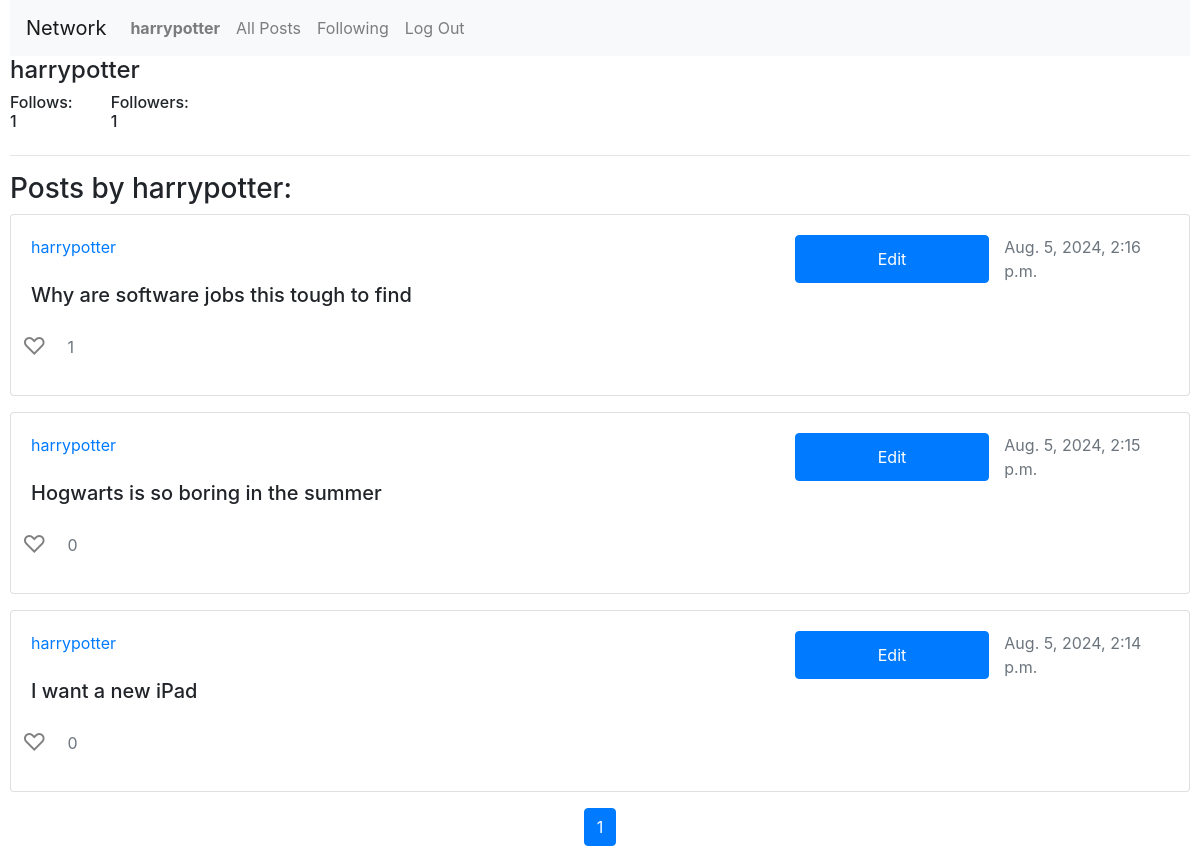
Screenshot of /profile/harrypotter (signed in) with the database file from the repository.
### network/models.py (models this page shows, shortened)
class User(AbstractUser):
    pass

class Post(models.Model):
    user = models.ForeignKey(User, on_delete=models.CASCADE, related_name = 'posts_made')
    content = models.CharField(max_length=280)
    timestamp = models.DateTimeField(auto_now_add=True)

### network/views.py (the view)
# urls.py: path("profile/<str:username>", views.profile, name='profile'),
def profile(request, username):
    profile = User.objects.get(username = username)
    follower = User.objects.get(pk=request.user.id)
    posts_list = Post.objects.filter(user = profile).order_by('-timestamp')
    paginator = Paginator(posts_list, 10)  # 10 posts per page
    page_number = request.GET.get('page')
    posts = paginator.get_page(page_number)
    if Follower.objects.filter(user = follower, followers = profile).exists():
        following = True
    else:
        following = False
    return render(request, 'network/profile.html', {
        'profile' : profile,
        'posts' : posts,
        'following'  : following
    })

### network/templates/network/profile.html (shortened to what this page needs)
{% extends "network/layout.html" %}
{% block body %}
    <div class="h4">{{profile.username}}</div>
    <div class="row">
        <div class="h6 col-1">Follows: {{profile.followers.count}}</div>
        <div class="h6 col-1">Followers: {{profile.follows.count}}</div>
    </div>
    <hr>
    <h3>Posts by {{profile.username}}:</h3>
    {% if posts %}
        <div class="row">
            <div class="col-12">
                {% for post in posts %}
                <div class="card mb-3">
                    <div class="card-body">
                        <div class="row">
                            {% if post.user.username == user.username %}
                                <a href="{% url 'profile' username=post.user.username %}" class="col-8">{{post.user.username}}</a>
                                <button class="edit-button btn btn-primary col-2" data-post-id="{{ post.id }}" data-post-content="{{ post.content|escapejs }}">Edit</button>
                            {% else %}
                                <a href="{% url 'profile' username=post.user.username %}" class="col-10">{{post.user.username}}</a>
                            {% endif %}
                            <div class="text-muted col-2">{{post.timestamp}}</div>
                        </div>
                        <h5 class="card-title" id="post-content-{{ post.id }}">{{ post.content }}</h5>
                        <div class="row">
                            <button class="like-button {% if user in post.likes.all %}liked{% else %}unliked{% endif %}" data-post-id="{{post.id}}">
                                {% if user in post.likes.all %}
                                &#x2764;
                                {% else %}
                                &#x2661;
                                {% endif %}
                            </button>
                            <p class="text-muted col-2 mt-3" id="like-count-{{post.id}}">{{post.likes.count}}</p>
                        </div>
                    </div>
                </div>
                {% endfor %}
            </div>
        </div>
        <nav aria-label="Page navigation">
            <ul class="pagination justify-content-center">
                {% for i in posts.paginator.page_range %}
                    {% if posts.number == i %}
                        <li class="page-item active"><a class="page-link" href="#">{{ i }}</a></li>
                    {% else %}
                        <li class="page-item"><a class="page-link" href="?page={{ i }}">{{ i }}</a></li>
                    {% endif %}
                {% endfor %}
            </ul>
        </nav>
    {% else %}
        <h4>No Posts Yet</h4>
    {% endif %}
{% endblock %}

### network/templates/network/layout.html (shortened to what this page needs)
{% load static %}
<!DOCTYPE html>
<html lang="en">
    <head>
        <link rel="stylesheet" href="https://stackpath.bootstrapcdn.com/bootstrap/4.4.1/css/bootstrap.min.css">
        <link href="{% static 'network/styles.css' %}" rel="stylesheet">
    </head>
    <body>
        <nav class="navbar navbar-expand-lg navbar-light bg-light">
            <a class="navbar-brand" href="#">Network</a>
            <div>
              <ul class="navbar-nav mr-auto">
                {% if user.is_authenticated %}
                    <li class="nav-item">
                        <a class="nav-link" href="{% url 'profile' username=user.username %}"><strong>{{ user.username }}</strong></a>
                    </li>
                {% endif %}
                <li class="nav-item">
                  <a class="nav-link" href="{% url 'index' %}">All Posts</a>
                </li>
                {% if user.is_authenticated %}
                    <li class="nav-item">
                        <a class="nav-link" href="{% url 'followingpage' %}">Following</a>
                    </li>
                    <li class="nav-item">
                        <a class="nav-link" href="{% url 'logout' %}">Log Out</a>
                    </li>
                {% endif %}
              </ul>
            </div>
          </nav>
        <div class="body">
            {% block body %}
            {% endblock %}
        </div>
    </body>
</html>

### network/templates/network/layout.html (style rules this page uses)
.like-button { background: none; border: none; cursor: pointer; outline: none; font-size: 24px; }
.like-button.unliked { color: grey; }
body { margin-left: 10px; margin-right: 10px; }

### rows the page displays
User: username "harrypotter", followers.count "1", follows.count "1"
Post: user.username "harrypotter", timestamp "Aug. 5, 2024, 2:16 p.m.", content "Why are software jobs this tough to find", likes.count "1"
Post: user.username "harrypotter", timestamp "Aug. 5, 2024, 2:15 p.m.", content "Hogwarts is so boring in the summer", likes.count "0"
Post: user.username "harrypotter", timestamp "Aug. 5, 2024, 2:14 p.m.", content "I want a new iPad", likes.count "0"

### other values shown
{{ i }} "1"
